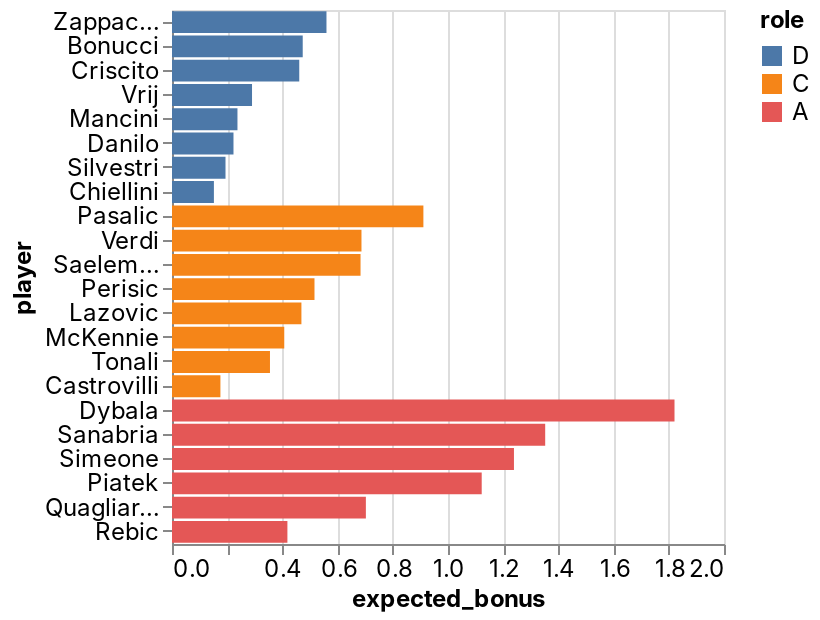

The notebook cell this image was saved under:
### Code cell
_deepnote_run_altair(team, """{"$schema":"https://vega.github.io/schema/vega-lite/v4.json","mark":{"type":"bar","tooltip":{"content":"data"}},"height":220,"autosize":{"type":"fit"},"data":{"name":"placeholder"},"encoding":{"x":{"field":"expected_bonus","type":"quantitative","sort":null,"scale":{"type":"linear","zero":false}},"y":{"field":"player","type":"nominal","sort":null,"scale":{"type":"linear","zero":true}},"color":{"field":"role","type":"nominal","sort":null,"scale":{"type":"linear","zero":false}}}}""")

### Figure 1 — Vega-Lite specification as saved in the notebook (floating-point values rounded to 4 significant figures)
{"config": {"view": {"continuousWidth": 400, "continuousHeight": 300}, "area": {"fill": "#51C0E9"}, "axis": {"labelFont": "Inter, sans-serif", "labelFontSize": 12, "labelFontWeight": "normal", "labelLimit": 60, "labelOverlap": "greedy", "titleFont": "Inter, sans-serif", "titleFontSize": 12, "titleFontWeight": "bold"}, "background": "#ffffff", "legend": {"labelFont": "Inter, sans-serif", "labelFontSize": 12, "titleFont": "Inter, sans-serif", "titleFontSize": 12, "titleFontWeight": "bold"}, "line": {"stroke": "#51C0E9", "strokeWidth": 2}, "rect": {"fill": "#51C0E9"}, "title": {"anchor": "start", "color": "#000000", "font": "Inter, sans-serif", "fontSize": 22, "fontWeight": "normal"}}, "data": {"name": "data-5edb9c8fd6ba5871ac5262bf534fb7f8"}, "mark": {"type": "bar", "tooltip": {"content": "data"}}, "autosize": {"type": "fit"}, "encoding": {"color": {"type": "nominal", "field": "role", "scale": {"type": "linear", "zero": false}, "sort": null}, "x": {"type": "quantitative", "field": "expected_bonus", "scale": {"type": "linear", "zero": false}, "sort": null}, "y": {"type": "nominal", "field": "player", "scale": {"type": "linear", "zero": true}, "sort": null}}, "height": 300, "width": "container", "$schema": "https://vega.github.io/schema/vega-lite/v4.json", "datasets": {"data-5edb9c8fd6ba5871ac5262bf534fb7f8": [{"fanta_team": "MEZAFE", "role": "D", "player": "Zappacosta", "team": "Atalanta", "opponent": "Sampdoria", "date": "2022-02-27T00:00:00", "expected_bonus": 0.5597}, {"fanta_team": "MEZAFE", "role": "D", "player": "Bonucci", "team": "Juventus", "opponent": "Empoli", "date": "2022-02-27T00:00:00", "expected_bonus": 0.4736}, {"fanta_team": "MEZAFE", "role": "D", "player": "Criscito", "team": "Genoa", "opponent": "Inter", "date": "2022-02-27T00:00:00", "expected_bonus": 0.4611}, {"fanta_team": "MEZAFE", "role": "D", "player": "Vrij", "team": "Inter", "opponent": "Genoa", "date": "2022-02-27T00:00:00", "expected_bonus": 0.2899}, {"fanta_team": "MEZAFE", "role": "D", "player": "Mancini", "team": "Roma", "opponent": "Spezia", "date": "2022-02-27T00:00:00", "expected_bonus": 0.2372}, {"fanta_team": "MEZAFE", "role": "D", "player": "Danilo", "team": "Juventus", "opponent": "Empoli", "date": "2022-02-27T00:00:00", "expected_bonus": 0.2228}, {"fanta_team": "MEZAFE", "role": "D", "player": "Silvestri", "team": "Bologna", "opponent": "Salernitana", "date": "2022-02-27T00:00:00", "expected_bonus": 0.1939}, {"fanta_team": "MEZAFE", "role": "D", "player": "Chiellini", "team": "Juventus", "opponent": "Empoli", "date": "2022-02-27T00:00:00", "expected_bonus": 0.1518}, {"fanta_team": "MEZAFE", "role": "C", "player": "Pasalic", "team": "Atalanta", "opponent": "Sampdoria", "date": "2022-02-27T00:00:00", "expected_bonus": 0.9108}, {"fanta_team": "MEZAFE", "role": "C", "player": "Verdi", "team": "Salernitana", "opponent": "Bologna", "date": "2022-02-27T00:00:00", "expected_bonus": 0.6865}, {"fanta_team": "MEZAFE", "role": "C", "player": "Saelemaekers", "team": "AC Milan", "opponent": "Udinese", "date": "2022-02-27T00:00:00", "expected_bonus": 0.6831}, {"fanta_team": "MEZAFE", "role": "C", "player": "Perisic", "team": "Inter", "opponent": "Genoa", "date": "2022-02-27T00:00:00", "expected_bonus": 0.5163}, {"fanta_team": "MEZAFE", "role": "C", "player": "Lazovic", "team": "Verona", "opponent": "Venezia", "date": "2022-02-27T00:00:00", "expected_bonus": 0.4689}, {"fanta_team": "MEZAFE", "role": "C", "player": "McKennie", "team": "Juventus", "opponent": "Empoli", "date": "2022-02-27T00:00:00", "expected_bonus": 0.4067}, {"fanta_team": "MEZAFE", "role": "C", "player": "Tonali", "team": "AC Milan", "opponent": "Udinese", "date": "2022-02-27T00:00:00", "expected_bonus": 0.355}, {"fanta_team": "MEZAFE", "role": "C", "player": "Castrovilli", "team": "Fiorentina", "opponent": "Sassuolo", "date": "2022-02-27T00:00:00", "expected_bonus": 0.1754}, {"fanta_team": "MEZAFE", "role": "A", "player": "Dybala", "team": "Juventus", "opponent": "Empoli", "date": "2022-02-27T00:00:00", "expected_bonus": 1.821}, {"fanta_team": "MEZAFE", "role": "A", "player": "Sanabria", "team": "Torino", "opponent": "Cagliari", "date": "2022-02-27T00:00:00", "expected_bonus": 1.352}, {"fanta_team": "MEZAFE", "role": "A", "player": "Simeone", "team": "Verona", "opponent": "Venezia", "date": "2022-02-27T00:00:00", "expected_bonus": 1.239}, {"fanta_team": "MEZAFE", "role": "A", "player": "Piatek", "team": "Fiorentina", "opponent": "Sassuolo", "date": "2022-02-27T00:00:00", "expected_bonus": 1.122}, {"fanta_team": "MEZAFE", "role": "A", "player": "Quagliarella", "team": "Sampdoria", "opponent": "Atalanta", "date": "2022-02-27T00:00:00", "expected_bonus": 0.7024}, {"fanta_team": "MEZAFE", "role": "A", "player": "Rebic", "team": "AC Milan", "opponent": "Udinese", "date": "2022-02-27T00:00:00", "expected_bonus": 0.4181}]}}
